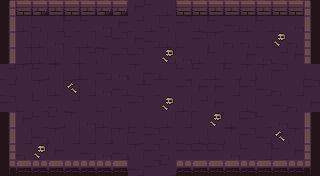

A 2D game scene composited from a Tiled map and its tileset images. What follows is a short description and the map's XML, with every tile layer's data as written:
An orthogonal 20x11 tile map with 16x16 px tiles, 6 tile layers (ground, dressing, decor, walls, ...) and 9 objects (5x ENTRY, 4x PROP).

<map version="1.10" tiledversion="1.10.2" orientation="orthogonal" renderorder="right-down" width="20" height="11" tilewidth="16" tileheight="16" infinite="0" nextlayerid="8" nextobjectid="10">
 <tileset firstgid="1" name="dungeon" tilewidth="16" tileheight="16" tilecount="100" columns="10">
  <image source="../../../gfx/tiles/depths/dungeon_tileset.png" width="160" height="160" />
 </tileset>
 <layer id="1" name="ground" width="20" height="11">
  <data encoding="csv">
27,8,7,18,19,28,29,10,18,10,8,19,9,7,18,8,29,29,10,28,
10,8,30,17,10,10,27,18,7,8,30,28,8,10,9,8,10,20,27,29,
30,17,8,27,10,8,7,28,18,9,8,20,28,29,30,30,20,20,30,8,
29,17,8,8,17,7,29,28,28,19,17,27,8,10,20,18,27,7,18,9,
7,29,10,29,17,20,9,27,29,9,20,10,10,8,10,29,29,28,19,20,
7,19,29,8,29,17,27,9,7,10,19,28,18,18,17,28,9,30,17,28,
28,20,10,30,7,19,20,30,28,19,19,8,7,18,19,8,19,9,30,18,
18,18,10,10,29,27,8,19,20,20,8,17,19,28,8,28,10,27,19,27,
30,17,9,29,17,17,17,29,10,28,30,20,8,20,29,28,9,18,29,10,
10,30,8,18,19,9,27,9,29,28,30,28,28,28,27,10,17,10,18,17,
29,18,17,20,9,19,7,8,9,28,10,7,8,18,30,10,7,20,18,17
</data>
 </layer>
 <layer id="2" name="dressing" width="20" height="11">
  <data encoding="csv">
0,0,0,0,0,0,0,0,0,0,0,0,0,0,0,0,0,0,0,0,
0,0,0,0,0,0,0,0,0,0,0,0,0,0,0,0,0,0,0,0,
0,0,0,0,0,0,0,0,0,0,0,0,0,0,0,0,0,78,0,0,
0,0,0,0,0,0,0,0,0,0,78,0,0,0,0,0,0,0,0,0,
0,0,0,0,0,0,0,0,0,0,0,0,0,0,0,0,0,0,0,0,
0,0,0,0,69,0,0,0,0,0,0,0,0,0,0,0,0,0,0,0,
0,0,0,0,0,0,0,0,0,0,78,0,0,0,0,0,0,0,0,0,
0,0,0,0,0,0,0,0,0,0,0,0,0,78,0,0,0,0,0,0,
0,0,0,0,0,0,0,0,0,0,0,0,0,0,0,0,0,69,0,0,
0,0,78,0,0,0,0,0,0,0,0,0,0,0,0,0,0,0,0,0,
0,0,0,0,0,0,0,0,0,0,0,0,0,0,0,0,0,0,0,0
</data>
 </layer>
 <layer id="3" name="decor" width="20" height="11">
  <data encoding="csv">
0,0,0,0,0,0,0,0,0,0,0,0,0,0,0,0,0,0,0,0,
0,0,0,0,0,0,0,0,0,0,0,0,0,0,0,0,0,0,0,0,
0,0,0,0,0,0,0,0,0,0,0,0,0,0,0,0,0,0,0,0,
0,0,0,0,0,0,0,0,0,0,0,0,0,0,0,0,0,0,0,0,
0,0,0,0,0,0,0,0,0,0,0,0,0,0,0,0,0,0,0,0,
0,0,0,0,0,0,0,0,0,0,0,0,0,0,0,0,0,0,0,0,
0,0,0,0,0,0,0,0,0,0,0,0,0,0,0,0,0,0,0,0,
0,0,0,0,0,0,0,0,0,0,0,0,0,0,0,0,0,0,0,0,
0,0,0,0,0,0,0,0,0,0,0,0,0,0,0,0,0,0,0,0,
0,0,0,0,0,0,0,0,0,0,0,0,0,0,0,0,0,0,0,0,
0,0,0,0,0,0,0,0,0,0,0,0,0,0,0,0,0,0,0,0
</data>
 </layer>
 <layer id="4" name="walls" width="20" height="11">
  <data encoding="csv">
1,2,4,3,5,3,4,4,0,0,0,5,2,3,3,2,3,5,5,6,
31,0,0,0,0,0,0,0,0,0,0,0,0,0,0,0,0,0,0,36,
31,0,0,0,0,0,0,0,0,0,0,0,0,0,0,0,0,0,0,26,
31,0,0,0,0,0,0,0,0,0,0,0,0,0,0,0,0,0,0,26,
0,0,0,0,0,0,0,0,0,0,0,0,0,0,0,0,0,0,0,0,
0,0,0,0,0,0,0,0,0,0,0,0,0,0,0,0,0,0,0,0,
0,0,0,0,0,0,0,0,0,0,0,0,0,0,0,0,0,0,0,0,
11,0,0,0,0,0,0,0,0,0,0,0,0,0,0,0,0,0,0,36,
11,0,0,0,0,0,0,0,0,0,0,0,0,0,0,0,0,0,0,36,
21,0,0,0,0,0,0,0,0,0,0,0,0,0,0,0,0,0,0,26,
41,42,43,45,43,43,43,42,0,0,0,43,45,42,45,43,42,45,44,46
</data>
 </layer>
 <layer id="5" name="props" width="20" height="11">
  <data encoding="csv">
0,0,0,0,0,0,0,0,0,0,0,0,0,0,0,0,0,0,0,0,
0,0,0,0,0,0,0,0,0,0,0,0,0,0,0,0,0,0,0,0,
0,0,0,0,0,0,0,0,0,0,0,0,0,0,0,0,0,0,0,0,
0,0,0,0,0,0,0,0,0,0,0,0,0,0,0,0,0,0,0,0,
0,0,0,0,0,0,0,0,0,0,0,0,0,0,0,0,0,0,0,0,
0,0,0,0,0,0,0,0,0,0,0,0,0,0,0,0,0,0,0,0,
0,0,0,0,0,0,0,0,0,0,0,0,0,0,0,0,0,0,0,0,
0,0,0,0,0,0,0,0,0,0,0,0,0,0,0,0,0,0,0,0,
0,0,0,0,0,0,0,0,0,0,0,0,0,0,0,0,0,0,0,0,
0,0,0,0,0,0,0,0,0,0,0,0,0,0,0,0,0,0,0,0,
0,0,0,0,0,0,0,0,0,0,0,0,0,0,0,0,0,0,0,0
</data>
 </layer>
 <layer id="6" name="overhead" width="20" height="11">
  <data encoding="csv">
0,0,0,0,0,0,0,0,0,0,0,0,0,0,0,0,0,0,0,0,
0,0,0,0,0,0,0,0,0,0,0,0,0,0,0,0,0,0,0,0,
0,0,0,0,0,0,0,0,0,0,0,0,0,0,0,0,0,0,0,0,
0,0,0,0,0,0,0,0,0,0,0,0,0,0,0,0,0,0,0,0,
0,0,0,0,0,0,0,0,0,0,0,0,0,0,0,0,0,0,0,0,
0,0,0,0,0,0,0,0,0,0,0,0,0,0,0,0,0,0,0,0,
0,0,0,0,0,0,0,0,0,0,0,0,0,0,0,0,0,0,0,0,
0,0,0,0,0,0,0,0,0,0,0,0,0,0,0,0,0,0,0,0,
0,0,0,0,0,0,0,0,0,0,0,0,0,0,0,0,0,0,0,0,
0,0,0,0,0,0,0,0,0,0,0,0,0,0,0,0,0,0,0,0,
0,0,0,0,0,0,0,0,0,0,0,0,0,0,0,0,0,0,0,0
</data>
 </layer>
 <objectgroup id="7" name="spawns">
  <object id="1" name="UP" type="ENTRY" x="152" y="24" />
  <object id="2" name="DOWN" type="ENTRY" x="152" y="152" />
  <object id="3" name="LEFT" type="ENTRY" x="24" y="88" />
  <object id="4" name="RIGHT" type="ENTRY" x="296" y="88" />
  <object id="5" name="" type="ENTRY" x="168" y="88" />
  <object id="6" name="torch" type="PROP" x="56" y="168" />
  <object id="7" name="torch" type="PROP" x="264" y="168" />
  <object id="8" name="torch" type="PROP" x="8" y="136" />
  <object id="9" name="torch" type="PROP" x="312" y="136" />
 </objectgroup>
</map>
